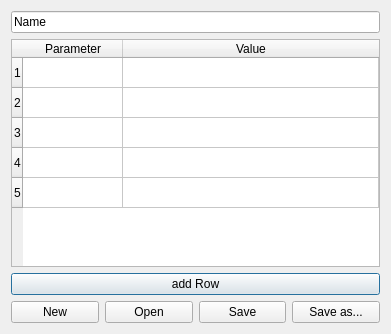
<?xml version="1.0" encoding="UTF-8"?>
<ui version="4.0">
 <class>settings</class>
 <widget class="QDialog" name="settings">
  <property name="geometry">
   <rect>
    <x>0</x>
    <y>0</y>
    <width>391</width>
    <height>334</height>
   </rect>
  </property>
  <property name="windowTitle">
   <string>settings</string>
  </property>
  <layout class="QGridLayout" name="gridLayout" columnstretch="0">
   <item row="0" column="0">
    <layout class="QVBoxLayout" name="verticalLayout">
     <item>
      <widget class="QLineEdit" name="nameEdit">
       <property name="text">
        <string>Name</string>
       </property>
      </widget>
     </item>
     <item>
      <widget class="QTableWidget" name="tableWidget">
       <property name="rowCount">
        <number>5</number>
       </property>
       <property name="columnCount">
        <number>2</number>
       </property>
       <attribute name="horizontalHeaderStretchLastSection">
        <bool>true</bool>
       </attribute>
       <row/>
       <row/>
       <row/>
       <row/>
       <row/>
       <column>
        <property name="text">
         <string>Parameter</string>
        </property>
       </column>
       <column>
        <property name="text">
         <string>Value</string>
        </property>
       </column>
      </widget>
     </item>
     <item>
      <widget class="QPushButton" name="rowButton">
       <property name="text">
        <string>add Row</string>
       </property>
      </widget>
     </item>
     <item>
      <layout class="QHBoxLayout" name="horizontalLayout">
       <item>
        <widget class="QPushButton" name="newButton">
         <property name="text">
          <string>New</string>
         </property>
        </widget>
       </item>
       <item>
        <widget class="QPushButton" name="openButton">
         <property name="text">
          <string>Open</string>
         </property>
        </widget>
       </item>
       <item>
        <widget class="QPushButton" name="saveButton">
         <property name="text">
          <string>Save</string>
         </property>
        </widget>
       </item>
       <item>
        <widget class="QPushButton" name="saveAsButton">
         <property name="text">
          <string>Save as...</string>
         </property>
        </widget>
       </item>
      </layout>
     </item>
    </layout>
   </item>
  </layout>
 </widget>
 <resources/>
 <connections/>
</ui>
